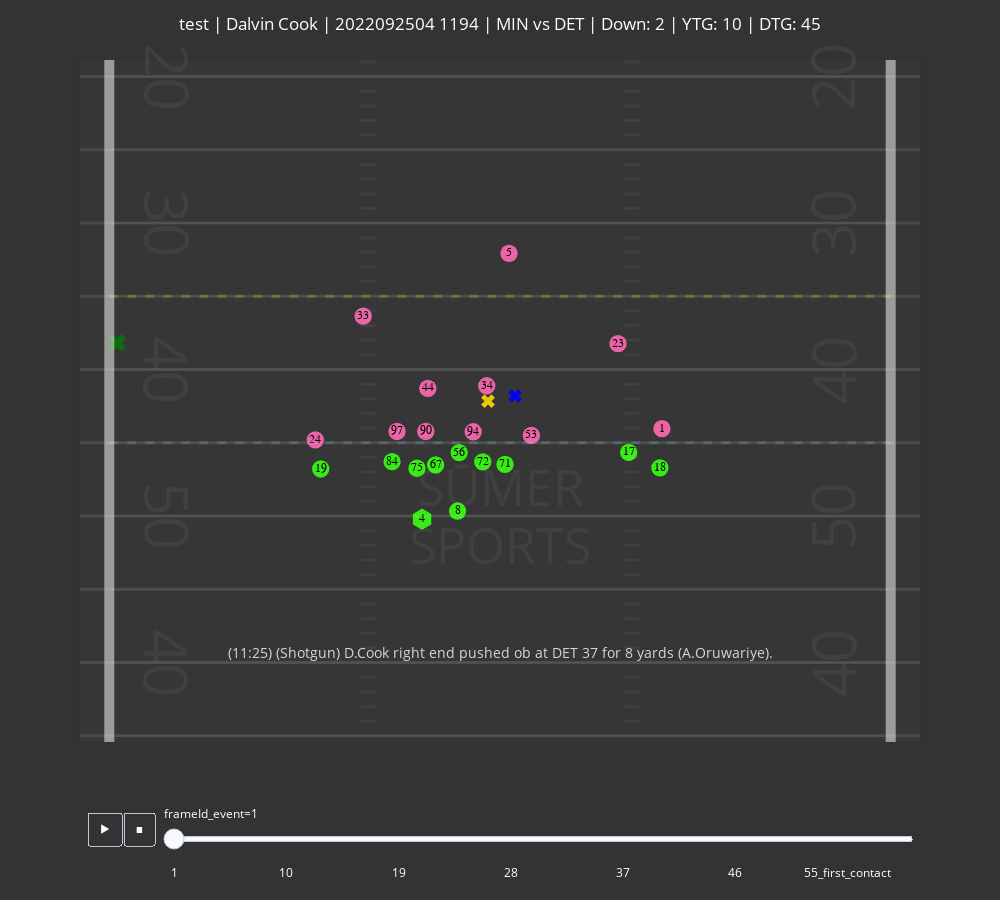

Notebook source saved alongside this figure:
### Code cell
gid, pid = (
    results_df.filter(pl.col("dataset_split").is_in(["test"])).select(["gameId", "playId"]).sample(1).to_numpy()[0]
)

# gid, pid = 2022100206, 988 # austin ekeler reverse TD, decent
# gid, pid = 2022102305, 380 # blocker causes prediction to jump
# gid, pid = 2022103002, 3044 # Jet Sweep shows poor generalization from Zoo model, good
# gid, pid = 2022091109, 187 # James Rob. big run to left. Sumer model picks up earlier it is going to be a big run


#### OOB Test Set ####
# gid, pid = 2022092200, 1477
# gid, pid = 2022100203, 3117
# gid, pid = 2022100212, 3385
# gid, pid = 2022102307, 1976

print(f"gid, pid = {gid}, {pid}")
animate_play(tracking_df, play_df, results_df, gid, pid)
